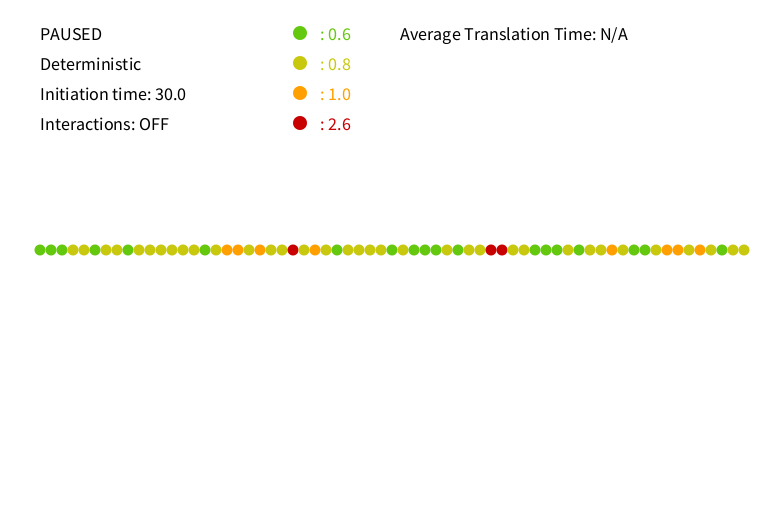
Frame 1 (no input)
Frame 60 (the mouse pressed at the canvas centre just before this capture): identical to frame 1, image omitted
Frame 120 (the mouse held since frame 60 and released just before this capture): identical to frame 1, image omitted

The Processing sketch that drew this single still picture (run headless with seeded random() and noise(); from frame 60 on, the mouse is pressed at the canvas centre):

// Processing sketch: Translation_Elongation
// ── Translation_Elongation.pde
/**
 * Translation Elongation Model
 * by Thomas E. Gorochowski (23/11/2013)
 * 
 * Simple examples of ribosome movement along an mRNA to illustrate some of 
 * the physical effects that can occur. Includes numerous options to alter
 * aspects of the simulation and show when certain aspects of a model break
 * down e.g., too short initation time can lead to collisions and the idea
 * that slow ramps may help reduce ribosome collisions.
 *
 * CONTROLS:
 * ---------
 *   R        play/pause simulation
 *   C        clears the current simulation data
 *   -/+      decrease/increase initiation time
 *   S        switch between deterministic and stochastic modes
 *   9/0      decrease/increase noise
 *   I        toggle ribosome interactions
 *   T        toggle translational speed profiles
 *   A        toggle average translation time statistic
 *   1/2/3/4  switch between three scenarios: 
 *              1. Normal; 2. Normal + tRNA pool change; 
 *              3. Normal + Slow codon; 4. Ramp
 */
import java.util.*;

// The mRNA to be translated
String mRNA = "AAABBABBABBBBBBABCCBCBBDBCBABBBBABAAABABBDDBBAAABABBCBAABCCBCBABB";

// Default translation times for each codon time (condition 1)
float A_time = 0.6;
float B_time = 0.8;
float C_time = 1.0;
float D_time = 2.6;

// Some global constants
boolean running = false;
boolean stochastic = false;
boolean time_series = false;
boolean interactions = false;
boolean avg_ribo_time = true;
float noise_scale = 0.3;
float profile_y_scale = 25.0;
float aa_scale = 11.0;
float x_indent = 40.0;
float y_indent = 250.0;
float rib_width = aa_scale*2.5;
float rib_height = aa_scale*1.5;
float time_scale = 0.2;
float text_h_indent = 10.0;
float text_space = 30.0;
float profile_indent = 1.5*y_indent;

// Containers for the simulation objects
Initiator initiator = new Initiator(30.0);
Vector ribosomes = new Vector();
Vector profiled = new Vector();

/**
 * Set up the simulation window.
 */
void setup () {
  size(780, 530);
  frameRate(60);
} 

/**
 * Draws the screen.
 */
void draw () { 
  // Update everything
  if (running) {
    initiator.update(time_scale);
    for (Object o : ribosomes) {
      Ribosome r = (Ribosome)o;
      r.update(time_scale);
    }
    cleanUp();
  }
  // Draw everything
  background(255);
  drawInfo();
  drawMRNA();
  for (Object o : ribosomes) {
    Ribosome r = (Ribosome)o;
    r.draw();
  }
  for (Object o : profiled) {
    Ribosome r = (Ribosome)o;
    if (time_series) {
      r.drawProfile();
    }
  }
}

/**
 * Handle any inputs from the user.
 */
void keyPressed () {
  // Start/stop option
  if (key == 'R' || key == 'r') {
    running = !running;
  }
  // Initiation time options
  if (key == '-' || key == '_') {
    initiator.setTime(initiator.time*0.9);
  }
  if (key == '+' || key == '=') {
    initiator.setTime(initiator.time*1.1);
  }
  // Noise related options
  if (key == 's' || key == 'S') {
    stochastic = !stochastic;
  }
  if (key == '9' || key == '(') {
    noise_scale = noise_scale*0.9;
  }
  if (key == '0' || key == ')') {
    noise_scale = noise_scale*1.1;
  }
  // Start/stop option
  if (key == 'T' || key == 't') {
    time_series = !time_series;
  }
  // Clear profiles
  if (key == 'C' || key == 'c') {
    profiled.clear();
    ribosomes.clear();
    initiator.delay = 1.0;
  }
  // Ribosome interactions option
  if (key == 'I' || key == 'i') {
    interactions = !interactions;
  }
  // Average ribosome translation time option
  if (key == 'A' || key == 'a') {
    avg_ribo_time = !avg_ribo_time;
  }
  // Different scenarios
  if (key == '1') {
    mRNA = "AAABBABBABBBBBBABCCBCBBDBCBABBBBABAAABABBDDBBAAABABBCBAABCCBCBABB";
    A_time = 0.6;
    B_time = 0.8;
    C_time = 1.0;
    D_time = 2.6;
  }
  if (key == '2') {
    mRNA = "AAABBABBABBBBBBABCCBCBBDBCBABBBBABAAABABBDDBBAAABABBCBAABCCBCBABB";
    A_time = 3.0;
    B_time = 0.8;
    C_time = 1.0;
    D_time = 2.6;
  }
  // 'Ramp' hypothesis to improve robustness of elongation (reduce collisions)
  if (key == '3') {
    mRNA = "AAABBABBABBBBBBABCCBCBBDBCBABBBBABAAABABBDDBBAAABABBCBAABCCBCBABB";
    A_time = 0.6;
    B_time = 0.8;
    C_time = 1.0;
    D_time = 30.0;
  }
  // 'Ramp' hypothesis to improve robustness of elongation (reduce collisions)
  if (key == '4') {
    mRNA = "DDDDDCCCDCCCDCCCBBBABABBAAAAAABBAAAABAAAAAAAAAABBAAAABAAACAAAAAAA";
    A_time = 0.6;
    B_time = 0.8;
    C_time = 2.0;
    D_time = 3.0;
  }
}

/**
 * Return the translation time for a given codon.
 */
float getCodonTime (int pos) {
  float codonTime = 1.0;
  switch (mRNA.charAt(pos)) {
    case 'A':
      codonTime = A_time;
      break;
    case 'B':
      codonTime = B_time;
      break;
    case 'C':
      codonTime = C_time;
      break;
    case 'D':
      codonTime = D_time;
      break;
  }
  if (stochastic) {
    codonTime = codonTime * (1.0 + ((random(2.0)-1.0)*noise_scale));
    if (codonTime < 0.1) {
      codonTime = 0.1;
    }
    if (codonTime > 5.0) {
      codonTime = 5.0;
    }
  }
  return codonTime;
}

/**
 * Draws the mRNA to the screen.
 */
void drawMRNA () {
  noStroke();
  for (int i=0; i<mRNA.length(); i++) {
    // Set the colour for the codon
    setCodonColour(mRNA.charAt(i));
    ellipse(x_indent+(i*aa_scale), y_indent, aa_scale, aa_scale);
  }
}

/**
 * Sets the current colour to that of a given codon.
 */
void setCodonColour (char codonChar) {
  switch (codonChar) {
      case 'A':
        fill(100,200,15);
        break;
      case 'B':
        fill(200,200,15);
        break;
      case 'C':
        fill(255,160,0);
        break;
      case 'D':
        fill(200,0,0);
        break;
      default:
        fill(0,0,0);
    }
}

/**
 * Draws all the simulation information to the screen.
 */
void drawInfo () {
  noStroke();
  textSize(18);
  fill(0, 0, 0);
  if (running) {
    text("RUNNING", x_indent, text_h_indent+text_space); 
  } else {
    text("PAUSED", x_indent, text_h_indent+text_space); 
  }
  if (stochastic) {
    text("Stochastic (" + str(int(noise_scale*100)) + "% noise)", x_indent, text_h_indent+2.0*text_space);
  } else {
    text("Deterministic", x_indent, text_h_indent+2.0*text_space);
  }
  text("Initiation time: " + str(initiator.time), x_indent, text_h_indent+3.0*text_space);
  if (interactions) {
    text("Interactions: ON", x_indent, text_h_indent+4.0*text_space);
  } else {
    text("Interactions: OFF", x_indent, text_h_indent+4.0*text_space);
  }
  // Draw the codon time information
  setCodonColour('A');
  ellipse(x_indent + 260, text_h_indent+text_space-7, 14, 14);
  text(": " + str(A_time), x_indent + 280, text_h_indent+text_space);
  setCodonColour('B');
  ellipse(x_indent + 260, 1.0*text_space+text_h_indent+text_space-7, 14, 14);
  text(": " + str(B_time), x_indent + 280, 1.0*text_space+text_h_indent+text_space);
  setCodonColour('C');
  ellipse(x_indent + 260, 2.0*text_space+text_h_indent+text_space-7, 14, 14);
  text(": " + str(C_time), x_indent + 280, 2.0*text_space+text_h_indent+text_space);
  setCodonColour('D');
  ellipse(x_indent + 260, 3.0*text_space+text_h_indent+text_space-7, 14, 14);
  text(": " + str(D_time), x_indent + 280, 3.0*text_space+text_h_indent+text_space);
  fill(0, 0, 0);
  // Average translational time information
  if (avg_ribo_time) {
    float sumTimes = 0.0;
    float numRibos = 0;
    for (Object o : profiled) {
      Ribosome r = (Ribosome)o;
      if (r.dead == true) {
        sumTimes += r.totalTransTime;
        numRibos += 1.0;
      }
    }
    if (numRibos > 0.0) {
      text("Average Translation Time: " + str(sumTimes/numRibos), x_indent+360, text_h_indent+text_space); 
    } else {
      text("Average Translation Time: N/A" , x_indent+360, text_h_indent+text_space); 
    }
  }
  // Label the profile
  if (time_series) {
    text("Translational speed profile:", x_indent, profile_indent-30); 
  }
}

/**
 * Clean-up stage required to remove ribosomes that finish translation.
 */
void cleanUp () {
  Vector oldRibosomes = ribosomes;
  ribosomes = new Vector();
  for (Object o : oldRibosomes) {
    Ribosome r = (Ribosome)o;
    if (r.dead == false) {
      ribosomes.add(r); 
    }
  }
  oldRibosomes = null;
}

/**
 * Initiates ribosomes onto the mRNA with a specified delay.
 */
class Initiator {
  public float time = 10.0;
  public float delay = 1.0;
  // Constructor
  public Initiator (float newTime) {
    time = newTime;
    delay = 1.0;
  }
  // Set the time delay between adding ribosomes
  void setTime (float newTime) {
    time = newTime;
    if (newTime < delay) {
      delay = newTime;
    }
  }
  // Update the initator and see if ribosome should be added
  public void update (float ts) {
    // Subtract delay
    delay -= ts;
    // If less that 0 initiate and reset
    if (delay <= 0.0) {
      if (interactions) {
        // Check to see if position 1 is occupied
        for (Object o : ribosomes) {
          Ribosome r = (Ribosome)o;
          if (r.pos <= 4) {
            // Do not add ribosome, wait until free
            delay = random(time);
            return;
          }
        }
      }
      // Add ribosome to the mRNA
      Ribosome newR = new Ribosome(0);
      ribosomes.add(newR);
      delay = time;
      // Profile everything
      profiled.add(newR);
    }
  } 
}

/**
 * An object to represent features of the ribosome.
 */
class Ribosome {
  public int pos = 0;
  public float delay = 0.0;
  public float actTime = 0.0;
  public float totalTransTime = 0.0;
  public boolean dead = false;
  public Vector profile = new Vector();
  public float cR = 60.0;
  public float cG = 60.0;
  public float cB = 60.0;
  // Constructor with ribosome at given starting codon
  public Ribosome (int start_pos) {
    pos = start_pos;
    delay = getCodonTime(start_pos);
    actTime = 0.0;
    totalTransTime = 0.0;
    // New ribosomes should have randomly allocate colour to see profiles
    cR = 40.0 + random(170.0);
    cG = 40.0 + random(170.0);
    cB = 40.0 + random(170.0);
  }
  // Update ribosome position (if necessary)
  public void update (float ts) {
    // Subtract delay
    delay -= ts;
    // Update the actual waiting time
    actTime += ts;
    if (delay <= 0.0) {
      if (interactions) {
        // Check to see if next position is occupied
        for (Object o : ribosomes) {
          Ribosome r = (Ribosome)o;
          if (r.pos > pos && r.pos <= pos+5) {
            // Do not move ribosome, wait until free
            delay = random(getCodonTime(pos));
            return;
          }
        }
      }
      pos++;
      profile.add(new Float(actTime));
      totalTransTime += actTime;
      if (pos >= mRNA.length()) {
        dead = true;
      } else {
        delay = getCodonTime(pos);
        actTime = 0.0;
      }
    }
  }
  // Draw the ribosome on the screen
  public void draw () {
    float aa_pos = x_indent+(pos*aa_scale);
    noStroke();
    fill(cR,cG,cB);
    // Large subunit
    quad(aa_pos-rib_width, y_indent-aa_scale*0.5,
         aa_pos+rib_width, y_indent-aa_scale*0.5, 
         aa_pos+rib_width*0.8, y_indent-aa_scale*0.5-rib_height,
         aa_pos-rib_width*0.8, y_indent-aa_scale*0.5-rib_height);
    // Small subunit
    quad(aa_pos-rib_width, y_indent+aa_scale*0.5,
         aa_pos+rib_width, y_indent+aa_scale*0.5, 
         aa_pos+rib_width*0.8, y_indent+aa_scale*0.5+rib_height*0.5,
         aa_pos-rib_width*0.8, y_indent+aa_scale*0.5+rib_height*0.5);
    // Pointer to AA being translated
    fill(255,255,255);
    triangle(aa_pos, y_indent-aa_scale*0.5, 
             aa_pos-rib_width*0.2, y_indent-aa_scale*0.5-rib_width*0.2, 
             aa_pos+rib_width*0.2, y_indent-aa_scale*0.5-rib_width*0.2);
  }
  // Draw the ribosomes historic speed profile
  public void drawProfile () {
    stroke(cR,cG,cB);
    strokeWeight(1.5);
    float x0 = x_indent;
    float x1 = 0.0;
    for (int i=1; i<profile.size(); i++) {
      x1 = x0 + aa_scale;
      Float y1 = (Float)(profile.elementAt(i-1));
      Float y2 = (Float)(profile.elementAt(i));
      line(x0, profile_indent+(profile_y_scale*y1.floatValue()), 
           x1, profile_indent+(profile_y_scale*y2.floatValue()));
      x0 = x0 + aa_scale;
    }
  }
}
